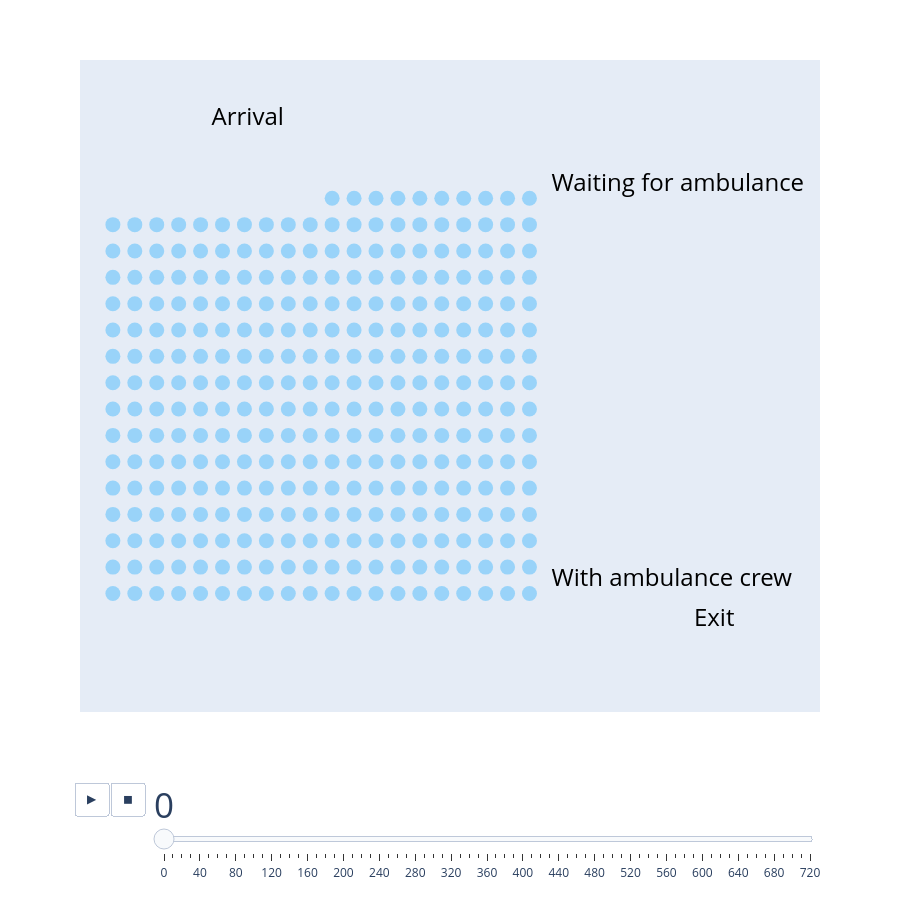

Here is the notebook cell this chart was saved with:
### Code cell
generate_animation(model)

### Figure 1 — Plotly figure (JSON) as saved in the notebook; plotly's stock layout.template omitted (floating-point values rounded to 4 significant figures; data arrays with more than 128 entries replaced by an {"elided": "..."} marker saying what was removed)
{"data": [{"customdata": [[null, null, 0, null, null, "", null]], "hovertemplate": "<b>%{customdata[2]}<br><b>Entity ID:</b> %{customdata[0]}<br>Event '%{customdata[3]}' began at %{customdata[1]:.2f} minutes<br>Time spent in event so far: %{customdata[4]:.2f} minutes%{customdata[5]}", "hovertext": [null], "ids": [NaN], "legendgroup": "", "marker": {"color": "#636efa", "opacity": 0, "symbol": "circle"}, "mode": "markers+text", "name": "", "orientation": "v", "showlegend": false, "text": ["🙍🏼♂️"], "textfont": {"color": "black", "size": 16}, "type": "scatter", "x": [NaN], "xaxis": "x", "y": [NaN], "yaxis": "y"}, {"hoverinfo": "none", "mode": "text", "name": "", "text": ["Arrival", "Waiting for ambulance", "With ambulance crew", "Exit"], "textfont": {"color": "black", "size": 24}, "textposition": "middle right", "type": "scatter", "x": [60, 215, 215, 280], "y": [450, 400, 100, 70]}, {"hoverinfo": "none", "marker": {"color": "LightSkyBlue", "size": 15}, "mode": "markers", "opacity": 0.8, "textfont": {"size": 24}, "type": "scatter", "x": {"elided": "310 int values"}, "y": {"elided": "310 int values"}}], "layout": {"height": 900, "legend": {"tracegroupgap": 0}, "margin": {"t": 60}, "showlegend": false, "sliders": [{"active": 0, "currentvalue": {"font": {"size": 35}, "prefix": ""}, "len": 0.9, "pad": {"b": 10, "t": 60}, "steps": [{"args": [["0"], {"frame": {"duration": 0, "redraw": false}, "fromcurrent": true, "mode": "immediate", "transition": {"duration": 0, "easing": "linear"}}], "label": "0", "method": "animate"}, {"args": [["10"], {"frame": {"duration": 0, "redraw": false}, "fromcurrent": true, "mode": "immediate", "transition": {"duration": 0, "easing": "linear"}}], "label": "10", "method": "animate"}, {"args": [["20"], {"frame": {"duration": 0, "redraw": false}, "fromcurrent": true, "mode": "immediate", "transition": {"duration": 0, "easing": "linear"}}], "label": "20", "method": "animate"}, {"args": [["30"], {"frame": {"duration": 0, "redraw": false}, "fromcurrent": true, "mode": "immediate", "transition": {"duration": 0, "easing": "linear"}}], "label": "30", "method": "animate"}, {"args": [["40"], {"frame": {"duration": 0, "redraw": false}, "fromcurrent": true, "mode": "immediate", "transition": {"duration": 0, "easing": "linear"}}], "label": "40", "method": "animate"}, {"args": [["50"], {"frame": {"duration": 0, "redraw": false}, "fromcurrent": true, "mode": "immediate", "transition": {"duration": 0, "easing": "linear"}}], "label": "50", "method": "animate"}, {"args": [["60"], {"frame": {"duration": 0, "redraw": false}, "fromcurrent": true, "mode": "immediate", "transition": {"duration": 0, "easing": "linear"}}], "label": "60", "method": "animate"}, {"args": [["70"], {"frame": {"duration": 0, "redraw": false}, "fromcurrent": true, "mode": "immediate", "transition": {"duration": 0, "easing": "linear"}}], "label": "70", "method": "animate"}, {"args": [["80"], {"frame": {"duration": 0, "redraw": false}, "fromcurrent": true, "mode": "immediate", "transition": {"duration": 0, "easing": "linear"}}], "label": "80", "method": "animate"}, {"args": [["90"], {"frame": {"duration": 0, "redraw": false}, "fromcurrent": true, "mode": "immediate", "transition": {"duration": 0, "easing": "linear"}}], "label": "90", "method": "animate"}, {"args": [["100"], {"frame": {"duration": 0, "redraw": false}, "fromcurrent": true, "mode": "immediate", "transition": {"duration": 0, "easing": "linear"}}], "label": "100", "method": "animate"}, {"args": [["110"], {"frame": {"duration": 0, "redraw": false}, "fromcurrent": true, "mode": "immediate", "transition": {"duration": 0, "easing": "linear"}}], "label": "110", "method": "animate"}, {"args": [["120"], {"frame": {"duration": 0, "redraw": false}, "fromcurrent": true, "mode": "immediate", "transition": {"duration": 0, "easing": "linear"}}], "label": "120", "method": "animate"}, {"args": [["130"], {"frame": {"duration": 0, "redraw": false}, "fromcurrent": true, "mode": "immediate", "transition": {"duration": 0, "easing": "linear"}}], "label": "130", "method": "animate"}, {"args": [["140"], {"frame": {"duration": 0, "redraw": false}, "fromcurrent": true, "mode": "immediate", "transition": {"duration": 0, "easing": "linear"}}], "label": "140", "method": "animate"}, {"args": [["150"], {"frame": {"duration": 0, "redraw": false}, "fromcurrent": true, "mode": "immediate", "transition": {"duration": 0, "easing": "linear"}}], "label": "150", "method": "animate"}, {"args": [["160"], {"frame": {"duration": 0, "redraw": false}, "fromcurrent": true, "mode": "immediate", "transition": {"duration": 0, "easing": "linear"}}], "label": "160", "method": "animate"}, {"args": [["170"], {"frame": {"duration": 0, "redraw": false}, "fromcurrent": true, "mode": "immediate", "transition": {"duration": 0, "easing": "linear"}}], "label": "170", "method": "animate"}, {"args": [["180"], {"frame": {"duration": 0, "redraw": false}, "fromcurrent": true, "mode": "immediate", "transition": {"duration": 0, "easing": "linear"}}], "label": "180", "method": "animate"}, {"args": [["190"], {"frame": {"duration": 0, "redraw": false}, "fromcurrent": true, "mode": "immediate", "transition": {"duration": 0, "easing": "linear"}}], "label": "190", "method": "animate"}, {"args": [["200"], {"frame": {"duration": 0, "redraw": false}, "fromcurrent": true, "mode": "immediate", "transition": {"duration": 0, "easing": "linear"}}], "label": "200", "method": "animate"}, {"args": [["210"], {"frame": {"duration": 0, "redraw": false}, "fromcurrent": true, "mode": "immediate", "transition": {"duration": 0, "easing": "linear"}}], "label": "210", "method": "animate"}, {"args": [["220"], {"frame": {"duration": 0, "redraw": false}, "fromcurrent": true, "mode": "immediate", "transition": {"duration": 0, "easing": "linear"}}], "label": "220", "method": "animate"}, {"args": [["230"], {"frame": {"duration": 0, "redraw": false}, "fromcurrent": true, "mode": "immediate", "transition": {"duration": 0, "easing": "linear"}}], "label": "230", "method": "animate"}, {"args": [["240"], {"frame": {"duration": 0, "redraw": false}, "fromcurrent": true, "mode": "immediate", "transition": {"duration": 0, "easing": "linear"}}], "label": "240", "method": "animate"}, {"args": [["250"], {"frame": {"duration": 0, "redraw": false}, "fromcurrent": true, "mode": "immediate", "transition": {"duration": 0, "easing": "linear"}}], "label": "250", "method": "animate"}, {"args": [["260"], {"frame": {"duration": 0, "redraw": false}, "fromcurrent": true, "mode": "immediate", "transition": {"duration": 0, "easing": "linear"}}], "label": "260", "method": "animate"}, {"args": [["270"], {"frame": {"duration": 0, "redraw": false}, "fromcurrent": true, "mode": "immediate", "transition": {"duration": 0, "easing": "linear"}}], "label": "270", "method": "animate"}, {"args": [["280"], {"frame": {"duration": 0, "redraw": false}, "fromcurrent": true, "mode": "immediate", "transition": {"duration": 0, "easing": "linear"}}], "label": "280", "method": "animate"}, {"args": [["290"], {"frame": {"duration": 0, "redraw": false}, "fromcurrent": true, "mode": "immediate", "transition": {"duration": 0, "easing": "linear"}}], "label": "290", "method": "animate"}, {"args": [["300"], {"frame": {"duration": 0, "redraw": false}, "fromcurrent": true, "mode": "immediate", "transition": {"duration": 0, "easing": "linear"}}], "label": "300", "method": "animate"}, {"args": [["310"], {"frame": {"duration": 0, "redraw": false}, "fromcurrent": true, "mode": "immediate", "transition": {"duration": 0, "easing": "linear"}}], "label": "310", "method": "animate"}, {"args": [["320"], {"frame": {"duration": 0, "redraw": false}, "fromcurrent": true, "mode": "immediate", "transition": {"duration": 0, "easing": "linear"}}], "label": "320", "method": "animate"}, {"args": [["330"], {"frame": {"duration": 0, "redraw": false}, "fromcurrent": true, "mode": "immediate", "transition": {"duration": 0, "easing": "linear"}}], "label": "330", "method": "animate"}, {"args": [["340"], {"frame": {"duration": 0, "redraw": false}, "fromcurrent": true, "mode": "immediate", "transition": {"duration": 0, "easing": "linear"}}], "label": "340", "method": "animate"}, {"args": [["350"], {"frame": {"duration": 0, "redraw": false}, "fromcurrent": true, "mode": "immediate", "transition": {"duration": 0, "easing": "linear"}}], "label": "350", "method": "animate"}, {"args": [["360"], {"frame": {"duration": 0, "redraw": false}, "fromcurrent": true, "mode": "immediate", "transition": {"duration": 0, "easing": "linear"}}], "label": "360", "method": "animate"}, {"args": [["370"], {"frame": {"duration": 0, "redraw": false}, "fromcurrent": true, "mode": "immediate", "transition": {"duration": 0, "easing": "linear"}}], "label": "370", "method": "animate"}, {"args": [["380"], {"frame": {"duration": 0, "redraw": false}, "fromcurrent": true, "mode": "immediate", "transition": {"duration": 0, "easing": "linear"}}], "label": "380", "method": "animate"}, {"args": [["390"], {"frame": {"duration": 0, "redraw": false}, "fromcurrent": true, "mode": "immediate", "transition": {"duration": 0, "easing": "linear"}}], "label": "390", "method": "animate"}, {"args": [["400"], {"frame": {"duration": 0, "redraw": false}, "fromcurrent": true, "mode": "immediate", "transition": {"duration": 0, "easing": "linear"}}], "label": "400", "method": "animate"}, {"args": [["410"], {"frame": {"duration": 0, "redraw": false}, "fromcurrent": true, "mode": "immediate", "transition": {"duration": 0, "easing": "linear"}}], "label": "410", "method": "animate"}, {"args": [["420"], {"frame": {"duration": 0, "redraw": false}, "fromcurrent": true, "mode": "immediate", "transition": {"duration": 0, "easing": "linear"}}], "label": "420", "method": "animate"}, {"args": [["430"], {"frame": {"duration": 0, "redraw": false}, "fromcurrent": true, "mode": "immediate", "transition": {"duration": 0, "easing": "linear"}}], "label": "430", "method": "animate"}, {"args": [["440"], {"frame": {"duration": 0, "redraw": false}, "fromcurrent": true, "mode": "immediate", "transition": {"duration": 0, "easing": "linear"}}], "label": "440", "method": "animate"}, {"args": [["450"], {"frame": {"duration": 0, "redraw": false}, "fromcurrent": true, "mode": "immediate", "transition": {"duration": 0, "easing": "linear"}}], "label": "450", "method": "animate"}, {"args": [["460"], {"frame": {"duration": 0, "redraw": false}, "fromcurrent": true, "mode": "immediate", "transition": {"duration": 0, "easing": "linear"}}], "label": "460", "method": "animate"}, {"args": [["470"], {"frame": {"duration": 0, "redraw": false}, "fromcurrent": true, "mode": "immediate", "transition": {"duration": 0, "easing": "linear"}}], "label": "470", "method": "animate"}, {"args": [["480"], {"frame": {"duration": 0, "redraw": false}, "fromcurrent": true, "mode": "immediate", "transition": {"duration": 0, "easing": "linear"}}], "label": "480", "method": "animate"}, {"args": [["490"], {"frame": {"duration": 0, "redraw": false}, "fromcurrent": true, "mode": "immediate", "transition": {"duration": 0, "easing": "linear"}}], "label": "490", "method": "animate"}, {"args": [["500"], {"frame": {"duration": 0, "redraw": false}, "fromcurrent": true, "mode": "immediate", "transition": {"duration": 0, "easing": "linear"}}], "label": "500", "method": "animate"}, {"args": [["510"], {"frame": {"duration": 0, "redraw": false}, "fromcurrent": true, "mode": "immediate", "transition": {"duration": 0, "easing": "linear"}}], "label": "510", "method": "animate"}, {"args": [["520"], {"frame": {"duration": 0, "redraw": false}, "fromcurrent": true, "mode": "immediate", "transition": {"duration": 0, "easing": "linear"}}], "label": "520", "method": "animate"}, {"args": [["530"], {"frame": {"duration": 0, "redraw": false}, "fromcurrent": true, "mode": "immediate", "transition": {"duration": 0, "easing": "linear"}}], "label": "530", "method": "animate"}, {"args": [["540"], {"frame": {"duration": 0, "redraw": false}, "fromcurrent": true, "mode": "immediate", "transition": {"duration": 0, "easing": "linear"}}], "label": "540", "method": "animate"}, {"args": [["550"], {"frame": {"duration": 0, "redraw": false}, "fromcurrent": true, "mode": "immediate", "transition": {"duration": 0, "easing": "linear"}}], "label": "550", "method": "animate"}, {"args": [["560"], {"frame": {"duration": 0, "redraw": false}, "fromcurrent": true, "mode": "immediate", "transition": {"duration": 0, "easing": "linear"}}], "label": "560", "method": "animate"}, {"args": [["570"], {"frame": {"duration": 0, "redraw": false}, "fromcurrent": true, "mode": "immediate", "transition": {"duration": 0, "easing": "linear"}}], "label": "570", "method": "animate"}, {"args": [["580"], {"frame": {"duration": 0, "redraw": false}, "fromcurrent": true, "mode": "immediate", "transition": {"duration": 0, "easing": "linear"}}], "label": "580", "method": "animate"}, {"args": [["590"], {"frame": {"duration": 0, "redraw": false}, "fromcurrent": true, "mode": "immediate", "transition": {"duration": 0, "easing": "linear"}}], "label": "590", "method": "animate"}, {"args": [["600"], {"frame": {"duration": 0, "redraw": false}, "fromcurrent": true, "mode": "immediate", "transition": {"duration": 0, "easing": "linear"}}], "label": "600", "method": "animate"}, {"args": [["610"], {"frame": {"duration": 0, "redraw": false}, "fromcurrent": true, "mode": "immediate", "transition": {"duration": 0, "easing": "linear"}}], "label": "610", "method": "animate"}, {"args": [["620"], {"frame": {"duration": 0, "redraw": false}, "fromcurrent": true, "mode": "immediate", "transition": {"duration": 0, "easing": "linear"}}], "label": "620", "method": "animate"}, {"args": [["630"], {"frame": {"duration": 0, "redraw": false}, "fromcurrent": true, "mode": "immediate", "transition": {"duration": 0, "easing": "linear"}}], "label": "630", "method": "animate"}, {"args": [["640"], {"frame": {"duration": 0, "redraw": false}, "fromcurrent": true, "mode": "immediate", "transition": {"duration": 0, "easing": "linear"}}], "label": "640", "method": "animate"}, {"args": [["650"], {"frame": {"duration": 0, "redraw": false}, "fromcurrent": true, "mode": "immediate", "transition": {"duration": 0, "easing": "linear"}}], "label": "650", "method": "animate"}, {"args": [["660"], {"frame": {"duration": 0, "redraw": false}, "fromcurrent": true, "mode": "immediate", "transition": {"duration": 0, "easing": "linear"}}], "label": "660", "method": "animate"}, {"args": [["670"], {"frame": {"duration": 0, "redraw": false}, "fromcurrent": true, "mode": "immediate", "transition": {"duration": 0, "easing": "linear"}}], "label": "670", "method": "animate"}, {"args": [["680"], {"frame": {"duration": 0, "redraw": false}, "fromcurrent": true, "mode": "immediate", "transition": {"duration": 0, "easing": "linear"}}], "label": "680", "method": "animate"}, {"args": [["690"], {"frame": {"duration": 0, "redraw": false}, "fromcurrent": true, "mode": "immediate", "transition": {"duration": 0, "easing": "linear"}}], "label": "690", "method": "animate"}, {"args": [["700"], {"frame": {"duration": 0, "redraw": false}, "fromcurrent": true, "mode": "immediate", "transition": {"duration": 0, "easing": "linear"}}], "label": "700", "method": "animate"}, {"args": [["710"], {"frame": {"duration": 0, "redraw": false}, "fromcurrent": true, "mode": "immediate", "transition": {"duration": 0, "easing": "linear"}}], "label": "710", "method": "animate"}, {"args": [["720"], {"frame": {"duration": 0, "redraw": false}, "fromcurrent": true, "mode": "immediate", "transition": {"duration": 0, "easing": "linear"}}], "label": "720", "method": "animate"}], "x": 0.1, "xanchor": "left", "y": 0, "yanchor": "top"}], "updatemenus": [{"buttons": [{"args": [null, {"frame": {"duration": 400, "redraw": false}, "fromcurrent": true, "mode": "immediate", "transition": {"duration": 600, "easing": "linear"}}], "label": "&#9654;", "method": "animate"}, {"args": [[null], {"frame": {"duration": 0, "redraw": false}, "fromcurrent": true, "mode": "immediate", "transition": {"duration": 0, "easing": "linear"}}], "label": "&#9724;", "method": "animate"}], "direction": "left", "pad": {"r": 10, "t": 70}, "showactive": false, "type": "buttons", "x": 0.1, "xanchor": "right", "y": 0, "yanchor": "top"}], "xaxis": {"anchor": "y", "domain": [0, 1], "fixedrange": true, "range": [0, 337.5], "showgrid": false, "showticklabels": false, "title": {}, "zeroline": false}, "yaxis": {"anchor": "x", "domain": [0, 1], "fixedrange": true, "range": [0, 495.0], "showgrid": false, "showticklabels": false, "title": {}, "zeroline": false}}}
